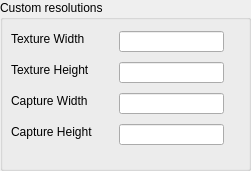
  <widget class="QGroupBox" name="groupBox">
   <property name="geometry">
    <rect>
     <x>30</x>
     <y>380</y>
     <width>251</width>
     <height>171</height>
    </rect>
   </property>
   <property name="title">
    <string>Custom resolutions</string>
   </property>
   <widget class="QLabel" name="label_21">
    <property name="geometry">
     <rect>
      <x>11</x>
      <y>31</y>
      <width>100</width>
      <height>16</height>
     </rect>
    </property>
    <property name="minimumSize">
     <size>
      <width>100</width>
      <height>0</height>
     </size>
    </property>
    <property name="maximumSize">
     <size>
      <width>100</width>
      <height>16777215</height>
     </size>
    </property>
    <property name="text">
     <string>Texture Width</string>
    </property>
   </widget>
   <widget class="QLineEdit" name="textureWidth">
    <property name="geometry">
     <rect>
      <x>119</x>
      <y>31</y>
      <width>105</width>
      <height>21</height>
     </rect>
    </property>
    <property name="minimumSize">
     <size>
      <width>105</width>
      <height>0</height>
     </size>
    </property>
    <property name="maximumSize">
     <size>
      <width>105</width>
      <height>16777215</height>
     </size>
    </property>
    <property name="focusPolicy">
     <enum>Qt::ClickFocus</enum>
    </property>
    <property name="toolTip">
     <string>&lt;html&gt;&lt;head/&gt;&lt;body&gt;&lt;p&gt;&lt;span style=&quot; font-family:'Libre Franklin','Arial','Helvetica','sans-serif'; font-size:18px; font-weight:300; color:#363940; background-color:#ffffff;&quot;&gt;Override the default texture resolution width&lt;/span&gt;&lt;/p&gt;&lt;/body&gt;&lt;/html&gt;</string>
    </property>
    <property name="text">
     <string/>
    </property>
    <property name="clearButtonEnabled">
     <bool>true</bool>
    </property>
   </widget>
   <widget class="QLabel" name="label_23">
    <property name="geometry">
     <rect>
      <x>11</x>
      <y>62</y>
      <width>100</width>
      <height>16</height>
     </rect>
    </property>
    <property name="minimumSize">
     <size>
      <width>100</width>
      <height>0</height>
     </size>
    </property>
    <property name="maximumSize">
     <size>
      <width>100</width>
      <height>16777215</height>
     </size>
    </property>
    <property name="text">
     <string>Texture Height</string>
    </property>
   </widget>
   <widget class="QLineEdit" name="textureHeight">
    <property name="geometry">
     <rect>
      <x>119</x>
      <y>62</y>
      <width>105</width>
      <height>21</height>
     </rect>
    </property>
    <property name="minimumSize">
     <size>
      <width>105</width>
      <height>0</height>
     </size>
    </property>
    <property name="maximumSize">
     <size>
      <width>105</width>
      <height>16777215</height>
     </size>
    </property>
    <property name="focusPolicy">
     <enum>Qt::ClickFocus</enum>
    </property>
    <property name="toolTip">
     <string>&lt;html&gt;&lt;head/&gt;&lt;body&gt;&lt;p&gt;&lt;span style=&quot; font-family:'Libre Franklin','Arial','Helvetica','sans-serif'; font-size:18px; font-weight:300; color:#363940; background-color:#ffffff;&quot;&gt;Override the default texture resolution height&lt;/span&gt;&lt;/p&gt;&lt;/body&gt;&lt;/html&gt;</string>
    </property>
    <property name="text">
     <string/>
    </property>
    <property name="clearButtonEnabled">
     <bool>true</bool>
    </property>
   </widget>
   <widget class="QLabel" name="label_22">
    <property name="geometry">
     <rect>
      <x>11</x>
      <y>93</y>
      <width>100</width>
      <height>16</height>
     </rect>
    </property>
    <property name="minimumSize">
     <size>
      <width>100</width>
      <height>0</height>
     </size>
    </property>
    <property name="maximumSize">
     <size>
      <width>100</width>
      <height>16777215</height>
     </size>
    </property>
    <property name="text">
     <string>Capture Width</string>
    </property>
   </widget>
   <widget class="QLineEdit" name="captureWidth">
    <property name="geometry">
     <rect>
      <x>119</x>
      <y>93</y>
      <width>105</width>
      <height>21</height>
     </rect>
    </property>
    <property name="minimumSize">
     <size>
      <width>105</width>
      <height>0</height>
     </size>
    </property>
    <property name="maximumSize">
     <size>
      <width>105</width>
      <height>16777215</height>
     </size>
    </property>
    <property name="focusPolicy">
     <enum>Qt::ClickFocus</enum>
    </property>
    <property name="toolTip">
     <string>&lt;html&gt;&lt;head/&gt;&lt;body&gt;&lt;p&gt;&lt;span style=&quot; font-family:'Libre Franklin','Arial','Helvetica','sans-serif'; font-size:18px; font-weight:300; color:#363940; background-color:#ffffff;&quot;&gt;Override the default capture resolution width&lt;/span&gt;&lt;/p&gt;&lt;/body&gt;&lt;/html&gt;</string>
    </property>
    <property name="text">
     <string/>
    </property>
    <property name="clearButtonEnabled">
     <bool>true</bool>
    </property>
   </widget>
   <widget class="QLabel" name="label_24">
    <property name="geometry">
     <rect>
      <x>11</x>
      <y>124</y>
      <width>100</width>
      <height>16</height>
     </rect>
    </property>
    <property name="minimumSize">
     <size>
      <width>100</width>
      <height>0</height>
     </size>
    </property>
    <property name="maximumSize">
     <size>
      <width>100</width>
      <height>16777215</height>
     </size>
    </property>
    <property name="text">
     <string>Capture Height</string>
    </property>
   </widget>
   <widget class="QLineEdit" name="captureHeight">
    <property name="geometry">
     <rect>
      <x>119</x>
      <y>124</y>
      <width>105</width>
      <height>21</height>
     </rect>
    </property>
    <property name="minimumSize">
     <size>
      <width>105</width>
      <height>0</height>
     </size>
    </property>
    <property name="maximumSize">
     <size>
      <width>105</width>
      <height>16777215</height>
     </size>
    </property>
    <property name="focusPolicy">
     <enum>Qt::ClickFocus</enum>
    </property>
    <property name="toolTip">
     <string>&lt;html&gt;&lt;head/&gt;&lt;body&gt;&lt;p&gt;&lt;span style=&quot; font-family:'Libre Franklin','Arial','Helvetica','sans-serif'; font-size:18px; font-weight:300; color:#363940; background-color:#ffffff;&quot;&gt;Override the default capture resolution height&lt;/span&gt;&lt;/p&gt;&lt;/body&gt;&lt;/html&gt;</string>
    </property>
    <property name="text">
     <string/>
    </property>
    <property name="clearButtonEnabled">
     <bool>true</bool>
    </property>
   </widget>
  </widget>
